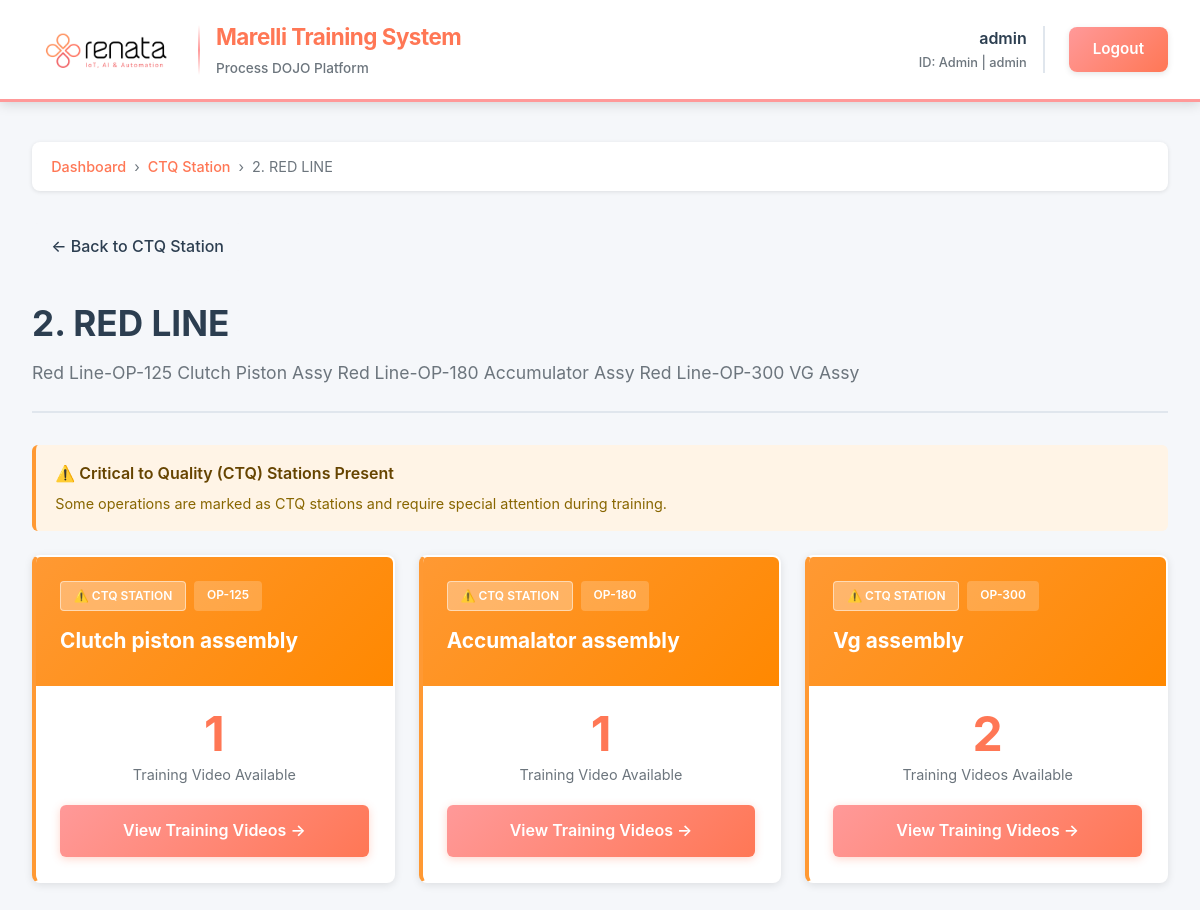
Page /line/17/ (signed in) on the committed database.
### process_dojo/models.py (models this page shows, shortened)
class EmployeeProfile(models.Model):
    user = models.OneToOneField(User, on_delete=models.CASCADE, related_name='employee_profile')
    employee_id = models.CharField(max_length=50, unique=True, db_index=True)
    plant = models.CharField(max_length=100)
    unit = models.CharField(max_length=100)
    department = models.CharField(max_length=100)
    biometric_id = models.CharField(max_length=100, blank=True, null=True, unique=True)
    created_at = models.DateTimeField(auto_now_add=True)
    updated_at = models.DateTimeField(auto_now=True)
    class Meta:
        ordering = ['employee_id']
        indexes = [
            models.Index(fields=['employee_id']),
            models.Index(fields=['plant', 'unit']),
        ]

class Line(models.Model):
    unit = models.ForeignKey(Unit, on_delete=models.CASCADE, related_name='lines')
    name = models.CharField(max_length=100)
    description = models.TextField(blank=True)
    is_active = models.BooleanField(default=True)
    created_at = models.DateTimeField(auto_now_add=True)
    class Meta:
        ordering = ['unit', 'name']
        unique_together = ['unit', 'name']
        indexes = [
            models.Index(fields=['unit', 'is_active']),
        ]

class Unit(models.Model):
    name = models.CharField(max_length=100, unique=True)
    description = models.TextField(blank=True)
    is_active = models.BooleanField(default=True)
    created_at = models.DateTimeField(auto_now_add=True)
    class Meta:
        ordering = ['name']

class Operation(models.Model):
    line = models.ForeignKey(Line, on_delete=models.CASCADE, related_name='operations')
    name = models.CharField(max_length=100)
    operation_code = models.CharField(max_length=50, blank=True)
    description = models.TextField(blank=True)
    is_ctq_station = models.BooleanField(default=False, help_text="Critical to Quality station")
    is_active = models.BooleanField(default=True)
    order = models.IntegerField(default=0, help_text="Display order")
    created_at = models.DateTimeField(auto_now_add=True)
    class Meta:
        ordering = ['line', 'order', 'name']
        unique_together = ['line', 'name']
        indexes = [
            models.Index(fields=['line', 'is_active']),
            models.Index(fields=['is_ctq_station']),
        ]

### process_dojo/views.py (the view)
# urls.py: path('line/<int:pk>/', views.LineDetailView.as_view(), name='line_detail'),
class LineDetailView(LoginRequiredMixin, DetailView):
    model = Line
    template_name = 'process_dojo/line_detail.html'
    context_object_name = 'line'
    def get_context_data(self, **kwargs):
        context = super().get_context_data(**kwargs)
        context['operations'] = self.object.operations.filter(
            is_active=True
        ).prefetch_related('videos')
        return context

### process_dojo/templates/process_dojo/line_detail.html (shortened to what this page needs)
{% extends "process_dojo/base.html" %}
{% block breadcrumb %}
<div class="breadcrumb">
    <a href="{% url 'process_dojo:dashboard' %}">Dashboard</a>
    <span class="breadcrumb-separator">›</span>
    <a href="{% url 'process_dojo:unit_detail' line.unit.id %}">{{ line.unit.name }}</a>
    <span class="breadcrumb-separator">›</span>
    <span>{{ line.name }}</span>
</div>
{% endblock %}
{% block content %}
<a href="{% url 'process_dojo:unit_detail' line.unit.id %}" class="btn-back">
    ← Back to {{ line.unit.name }}
</a>
<div class="page-header">
    <h1 class="page-title">{{ line.name }}</h1>
    {% if line.description %}
    <p class="page-subtitle">{{ line.description }}</p>
    {% endif %}
</div>
{% regroup operations by is_ctq_station as ctq_groups %}
{% for group in ctq_groups %}
    {% if group.grouper %}
        <div class="ctq-notice">
            <div class="ctq-notice-title">
                ⚠️ Critical to Quality (CTQ) Stations Present
            </div>
            <div class="ctq-notice-text">
                Some operations are marked as CTQ stations and require special attention during training.
            </div>
        </div>
    {% endif %}
{% endfor %}
<div class="operations-grid">
    {% for operation in operations %}
    <div class="operation-card {% if operation.is_ctq_station %}ctq{% endif %}">
        <div class="operation-header {% if operation.is_ctq_station %}ctq-header{% endif %}">
            <div class="operation-badges">
                {% if operation.is_ctq_station %}
                <span class="badge ctq-badge-large">⚠️ CTQ STATION</span>
                {% endif %}
                {% if operation.operation_code %}
                <span class="badge">{{ operation.operation_code }}</span>
                {% endif %}
            </div>
            <div class="operation-name">{{ operation.name }}</div>
        </div>
        <div class="operation-body">
            <div class="video-count-section">
                <div class="video-count-value">{{ operation.videos.count }}</div>
                <div class="video-count-label">
                    Training Video{% if operation.videos.count != 1 %}s{% endif %} Available
                </div>
            </div>
            <a href="{% url 'process_dojo:operation_detail' operation.id %}" class="btn-view-operation">
                View Training Videos →
            </a>
        </div>
    </div>
    {% empty %}
    <div class="empty-state">
        <div class="empty-icon">⚙️</div>
        <div class="empty-title">No Operations Available</div>
        <div class="empty-text">There are no operations configured for this line yet.</div>
    </div>
    {% endfor %}
</div>
{% endblock %}

### process_dojo/templates/process_dojo/base.html (shortened to what this page needs)
{% load static %}
<!DOCTYPE html>
<html lang="en">
<head>
</head>
<body>
    <header class="header">
        <div class="header-container">
            <div class="logo-section">
                <div class="logo-wrapper">
                    <img src="{% static 'logo.png' %}" alt="Company Logo" class="logo-image">
                    <div class="brand-divider"></div>
                    <div class="brand-info">
                        <div class="project-name">Marelli Training System</div>
                        <div class="project-subtitle">Process DOJO Platform</div>
                    </div>
                </div>
            </div>
            {% if user.is_authenticated %}
            <div class="user-section">
                <div class="user-info">
                    <div class="user-name">{{ user.get_full_name|default:user.username }}</div>
                    <div class="user-id">
                        {% if user.employee_profile %}
                        ID: {{ user.employee_profile.employee_id }} | {{ user.employee_profile.unit }}
                        {% endif %}
                    </div>
                </div>
                <a href="{% url 'process_dojo:logout' %}" class="btn btn-logout">Logout</a>
            </div>
            {% endif %}
        </div>
    </header>
    <main class="main-content">
        {% block breadcrumb %}{% endblock %}
        {% block content %}{% endblock %}
    </main>
</body>
</html>

### process_dojo/templates/process_dojo/base.html (style rules this page uses)
* { margin: 0; padding: 0; box-sizing: border-box; }
:root { --primary-coral: #ff9999; --secondary-coral: #ff8866; --dark-coral: #ff7755; --light-coral: #ffaa99; --accent-orange: #ffaa77; --success-green: #00cc66; --warning-orange: #ff9933; --danger-red: #cc3333; --light-gray: #f5f7fa; --medium-gray: #e0e6ed; --text-coral: #ff7755; --dark-gray: #6c757d; --white: #ffffff; --text-dark: #2c3e50; --shadow: rgba(0, 0, 0, 0.1); --shadow-md: rgba(0, 0, 0, 0.15); }
body { font-family: -apple-system, BlinkMacSystemFont, "Segoe UI", Roboto, "Helvetica Neue", Arial, sans-serif; background-color: var(--light-gray); color: var(--text-dark); line-height: 1.6; min-height: 100vh; display: flex; flex-direction: column; }
.header { background: var(--white); color: var(--text-dark); padding: 1.2rem 2rem; box-shadow: 0 2px 12px var(--shadow-md); position: sticky; top: 0; z-index: 1000; border-bottom: 3px solid var(--primary-coral); }
.header-container { max-width: 1400px; margin: 0 auto; display: flex; justify-content: space-between; align-items: center; }
.logo-section { display: flex; align-items: center; gap: 1.5rem; }
.logo-wrapper { display: flex; align-items: center; gap: 1rem; }
.logo-image { height: 50px; width: auto; }
.brand-divider { height: 50px; width: 2px; background: linear-gradient(to bottom, transparent, var(--primary-coral), transparent); }
.brand-info { display: flex; flex-direction: column; gap: 0.2rem; }
.project-name { font-size: 1.4rem; font-weight: 700; color: var(--dark-coral); letter-spacing: -0.5px; }
.project-subtitle { font-size: 0.85rem; color: var(--dark-gray); font-weight: 500; }
.user-section { display: flex; align-items: center; gap: 1.5rem; }
.user-info { text-align: right; padding-right: 1rem; border-right: 2px solid var(--medium-gray); }
.user-name { font-weight: 600; font-size: 1rem; color: var(--text-dark); margin-bottom: 0.1rem; }
.user-id { font-size: 0.8rem; color: var(--dark-gray); font-weight: 500; }
.btn { padding: 0.65rem 1.5rem; border: none; border-radius: 8px; cursor: pointer; font-size: 0.95rem; font-weight: 600; text-decoration: none; display: inline-flex; align-items: center; justify-content: center; transition: all 0.3s ease; box-shadow: 0 2px 6px rgba(0, 0, 0, 0.1); }
.btn-logout { background: linear-gradient(135deg, var(--primary-coral) 0%, var(--dark-coral) 100%); color: var(--white); border: none; }
.main-content { flex: 1; max-width: 1400px; margin: 0 auto; padding: 2.5rem 2rem; width: 100%; }
.breadcrumb { display: flex; gap: 0.5rem; margin-bottom: 2rem; font-size: 0.9rem; color: var(--dark-gray); padding: 0.8rem 1.2rem; background: var(--white); border-radius: 8px; box-shadow: 0 1px 4px var(--shadow); }
.breadcrumb a { color: var(--dark-coral); text-decoration: none; font-weight: 500; transition: color 0.2s ease; }
.breadcrumb-separator { color: var(--dark-gray); }
.page-header { margin-bottom: 2rem; padding-bottom: 1.5rem; border-bottom: 2px solid var(--medium-gray); }
.page-title { font-size: 2.2rem; color: var(--text-dark); margin-bottom: 0.5rem; font-weight: 700; }
.page-subtitle { color: var(--dark-gray); font-size: 1.1rem; font-weight: 400; }

### rows in the picture
Line: unit.name "CTQ Station", name "2. RED LINE", description "Red Line-OP-125 Clutch Piston Assy Red Line-OP-180 Accumulator Assy Red Line-OP-300 VG Assy"
Operation: is_ctq_station "⚠️ CTQ STATION", operation_code "OP-125", name "Clutch piston assembly", videos.count "1"
Operation: is_ctq_station "⚠️ CTQ STATION", operation_code "OP-180", name "Accumalator assembly", videos.count "1"
Operation: is_ctq_station "⚠️ CTQ STATION", operation_code "OP-300", name "Vg assembly", videos.count "2"

### other values in the picture
{{ user.get_full_name|default:user.username }} "admin"
{{ user.employee_profile.employee_id }} "Admin"
{{ user.employee_profile.unit }} "admin"
